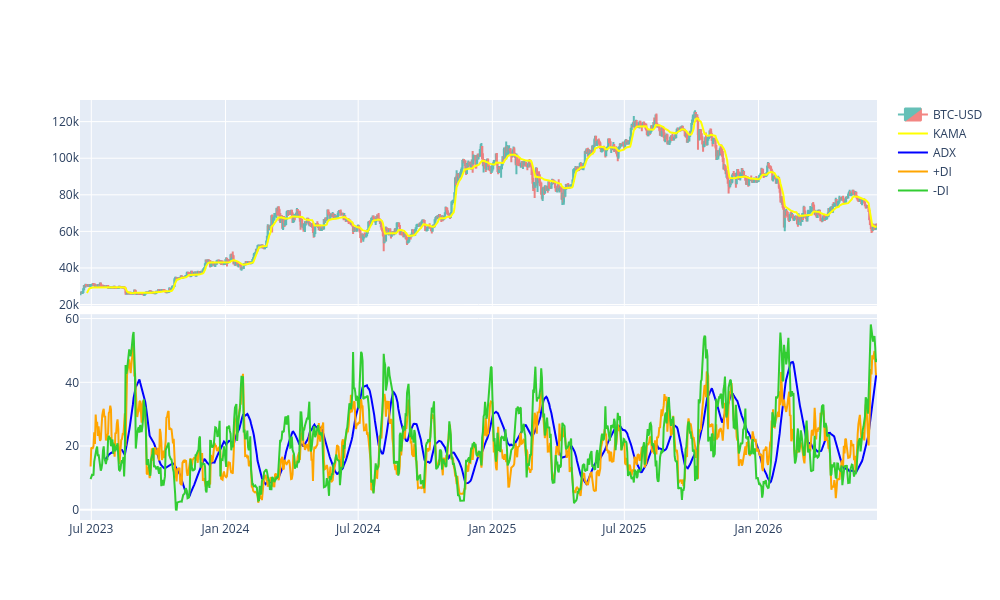

The cell this chart's notebook holds for it:
### Code cell
symbol="BTC-USD"
fig = make_subplots(rows=2, cols=1, shared_xaxes=True, vertical_spacing=0.02)
ohlc_trace = market_data.plot(symbol=symbol, plot_volume=False, ohlc_trace_kwargs=dict(opacity=0.7)).data[0]
ohlc_trace.name = symbol
fig.add_trace(ohlc_trace, row=1, col=1)

kama.plot(column=symbol, 
    kama_kwargs=dict(line_color='yellow', name="KAMA"),
    fig=fig, row=1, col=1
)

adx.plot(column=symbol, 
    adx_kwargs=dict(line_color='blue'),
    plus_di_kwargs=dict(line_color='orange'),
    minus_di_kwargs=dict(line_color='limegreen'),
    fig=fig, row=2, col=1
)

fig.update(layout_xaxis_rangeslider_visible=False)
fig.update_layout(height=600, width=1000)

### Figure 1 — Plotly figure (JSON) as saved in the notebook; plotly's stock layout.template omitted (floating-point values rounded to 4 significant figures; data arrays with more than 128 entries replaced by an {"elided": "..."} marker saying what was removed)
{"data": [{"close": {"elided": "1093 float values"}, "decreasing": {"fillcolor": "#ee534f", "line": {"color": "#ee534f"}}, "high": {"elided": "1093 float values"}, "increasing": {"fillcolor": "#26a69a", "line": {"color": "#26a69a"}}, "low": {"elided": "1093 float values"}, "name": "BTC-USD", "opacity": 0.7, "open": {"elided": "1093 float values"}, "type": "candlestick", "x": {"elided": "1093 str values"}, "xaxis": "x", "yaxis": "y"}, {"line": {"color": "yellow"}, "name": "KAMA", "type": "scatter", "x": {"elided": "1084 str values"}, "xaxis": "x", "y": {"elided": "1084 float values"}, "yaxis": "y"}, {"line": {"color": "blue"}, "name": "ADX", "type": "scatter", "x": {"elided": "1060 str values"}, "xaxis": "x2", "y": {"elided": "1060 float values"}, "yaxis": "y2"}, {"line": {"color": "orange"}, "name": "+DI", "type": "scatter", "x": {"elided": "1079 str values"}, "xaxis": "x2", "y": {"elided": "1079 float values"}, "yaxis": "y2"}, {"line": {"color": "limegreen"}, "name": "-DI", "type": "scatter", "x": {"elided": "1079 str values"}, "xaxis": "x2", "y": {"elided": "1079 float values"}, "yaxis": "y2"}], "layout": {"height": 600, "width": 1000, "xaxis": {"anchor": "y", "domain": [0, 1], "matches": "x2", "rangeslider": {"visible": false}, "showticklabels": false}, "xaxis2": {"anchor": "y2", "domain": [0, 1]}, "yaxis": {"anchor": "x", "domain": [0.51, 1]}, "yaxis2": {"anchor": "x2", "domain": [0, 0.49]}}}
